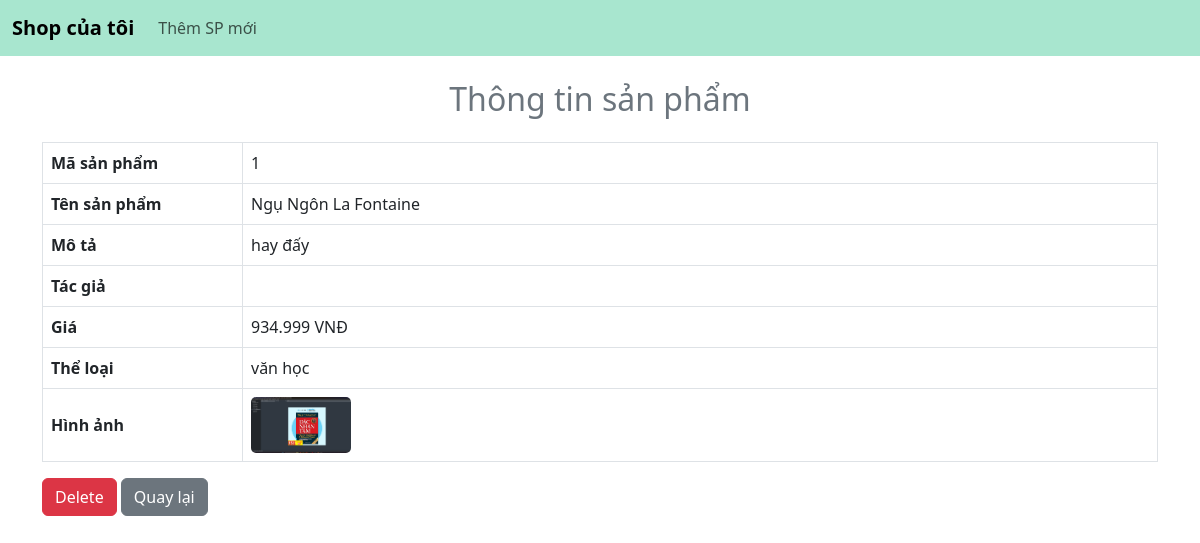
Screenshot of /admin/book_detail.php?id=1 with the database file from the repository.
### tables this page shows
CREATE TABLE `books` (
  `id` int(11) NOT NULL,
  `title` varchar(255) NOT NULL,
  `author` varchar(255) DEFAULT NULL,
  `price` decimal(10,2) NOT NULL,
  `category` varchar(100) DEFAULT NULL,
  `image` varchar(255) DEFAULT NULL,
  `category_id` int(11) DEFAULT NULL,
  `description` text DEFAULT NULL,
  `sold` int(11) DEFAULT 0 COMMENT 'Số lượng đã bán',
  `quantity` int(11) DEFAULT 0 COMMENT 'Số lượng còn lại trong kho'
);

### admin/book_detail.php (the view, shortened to what this page needs)
<?php
include '../db/db_connect.php';
if (isset($_GET['id'])) {
    $id = $_GET['id'];
    $sql = "SELECT * FROM books WHERE id = $id";
    $result = mysqli_query($conn, $sql);
    $book = mysqli_fetch_assoc($result);
} else {
    die("Không tìm thấy sản phẩm");
}
?>
<!DOCTYPE html>
<html lang="vi">
<head>
    <link href="https://cdn.jsdelivr.net/npm/bootstrap@5.3.0/dist/css/bootstrap.min.css" rel="stylesheet">
</head>
<body>
<nav class="navbar navbar-expand-lg" style="background-color: #a8e6cf;">
  <div class="container-fluid">
    <a class="navbar-brand fw-bold" href="#">Shop của tôi</a>
    <div class="collapse navbar-collapse">
        <ul class="navbar-nav me-auto">
            <li class="nav-item"><a class="nav-link" href="add_book.php">Thêm SP mới</a></li>
        </ul>
    </div>
  </div>
</nav>
<div class="container mt-4">
    <h2 class="text-center text-secondary mb-4">Thông tin sản phẩm</h2>
    <table class="table table-bordered table-custom align-middle">
        <tr>
            <th class="header-col">Mã sản phẩm</th>
            <td><?php echo $book['id']; ?></td>
        </tr>
        <tr>
            <th class="header-col">Tên sản phẩm</th>
            <td><?php echo $book['title']; ?></td>
        </tr>
        <tr>
            <th class="header-col">Mô tả</th>
            <td><?php echo $book['description']; ?></td>
        </tr>
         <tr>
            <th class="header-col">Tác giả</th>
            <td><?php echo $book['author']; ?></td>
        </tr>
        <tr>
            <th class="header-col">Giá</th>
            <td><?php echo number_format($book['price'], 0, ',', '.'); ?> VNĐ</td>
        </tr>
        <tr>
            <th class="header-col">Thể loại</th>
            <td><?php echo $book['category']; ?></td>
        </tr>
        <tr>
            <th class="header-col">Hình ảnh</th>
            <td>
                <img src="../images/<?php echo $book['image']; ?>" width="100" style="border-radius: 5px;">
            </td>
        </tr>
    </table>
    <div class="mt-3">
                <a href="delete_book.php?id=<?php echo $book['id']; ?>" class="btn btn-danger" onclick="return confirm('Bạn có chắc muốn xóa?');">Delete</a>
        <a href="admin_dashboard.php" class="btn btn-secondary">Quay lại</a>
    </div>
</div>
</body>
</html>

### admin/book_detail.php (style rules this page uses)
.table-custom { background-color: #e6f2ff; }
.header-col { background-color: #2c3e50; color: white; width: 200px; }

### rows the page displays
books: id "1", title "Ngụ Ngôn La Fontaine", description "hay đấy", price "934.999", category "văn học", image (picture)
